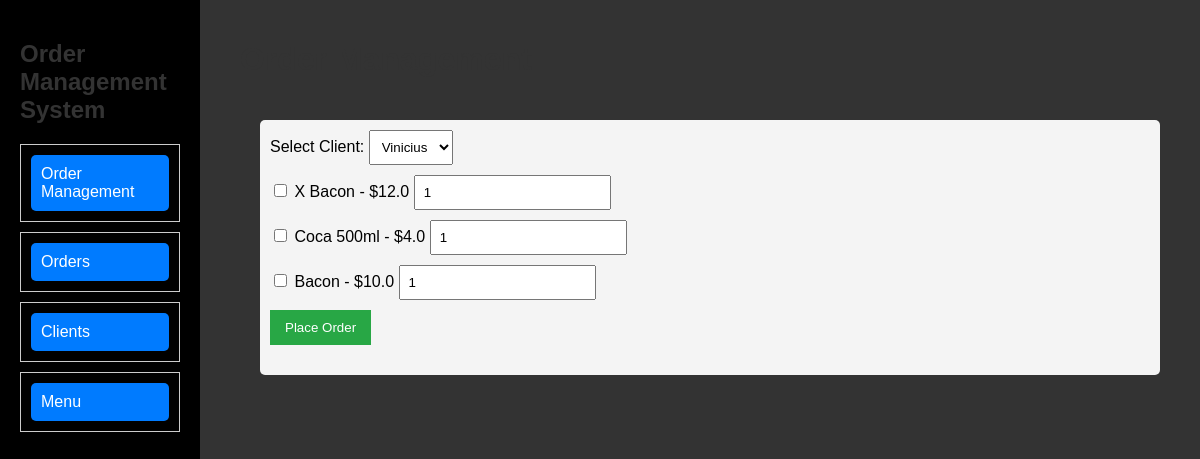
/order_management, run on the app's committed database.
### models.py (models this page shows)
class Menu(db.Model):
    id = db.Column(db.Integer, primary_key=True)
    item_name = db.Column(db.String(100), nullable=False)
    description = db.Column(db.String(200), nullable=False)
    item_value = db.Column(db.Float, nullable=False)
    category = db.Column(db.String(100), nullable=False)
    order_items = db.relationship('OrderItem', backref='menu_item', lazy=True)

### app.py (the view)
@app.route('/order_management')
def order_management():
    clients = Client.query.all()
    menu_items = Menu.query.all()
    return render_template('order_management.html', clients=clients, menu_items=menu_items)

### templates/order_management.html (shortened to what this page needs)
{% extends "base.html" %}
{% block content %}
<h1>Order Management</h1>
<div class="board">
    <div class="column">
        <form action="{{ url_for('create_order') }}" method="post">
            <label for="client">Select Client:</label>
            <select name="client_id" required>
                {% for client in clients %}
                <option value="{{ client.id }}">{{ client.client_name }}</option>
                {% endfor %}
            </select>
            {% for item in menu_items %}
            <div>
                <input type="checkbox" name="menu_item_ids" value="{{ item.id }}">
                {{ item.item_name }} - ${{ item.item_value }}
                <input type="number" name="quantities" value="1" min="1">
            </div>
            {% endfor %}
            <button type="submit">Place Order</button>
        </form>
    </div>
</div>
{% endblock %}

### static/css/styles.css (style rules this page uses)
.board { display: flex; gap: 20px; overflow-x: auto; padding: 20px; }
.column { flex: 1; min-width: 300px; background-color: #f4f4f4; border-radius: 5px; padding: 10px; }
h1, h2 { color: #333; }
body { background-color: #333; font-family: Arial, sans-serif; margin: 0; padding: 0; display: flex; }
form { margin-bottom: 20px; }
input, textarea, select { margin-bottom: 10px; padding: 8px; }
button { padding: 10px 15px; background-color: #28a745; color: white; border: none; cursor: pointer; }

### data on the page
Menu: item_name "X Bacon", item_value "12.0"
Menu: item_name "Coca 500ml", item_value "4.0"
Menu: item_name "Bacon", item_value "10.0"

### other printed values
form field client_id "Vinicius"
